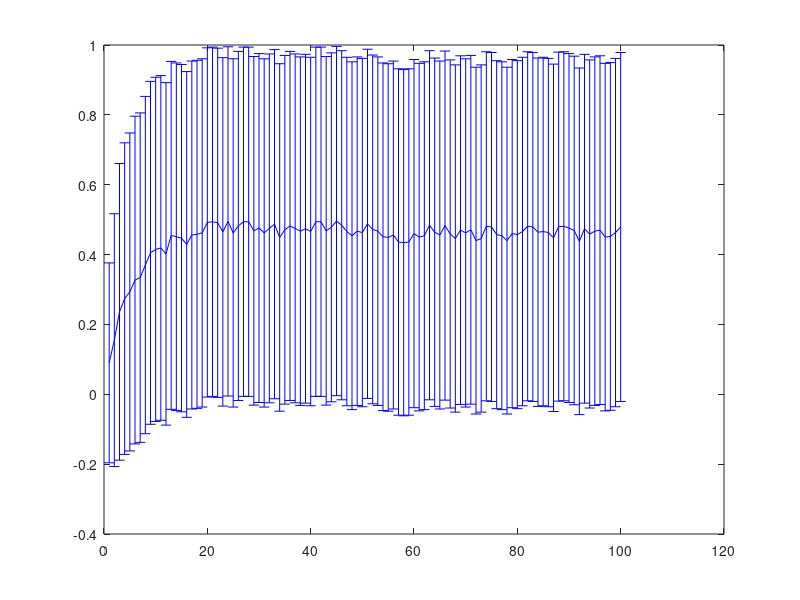

Write the MATLAB code that produced this figure.
% %clc
% clear all;
% load testIncS1BadN.mat
% rew1 = rewNorm30H{100};
% clear rewNorm30H

clear all;
load testIncSH2Reward10.mat
rew1 = rewNorm30H{100};
clear rewNorm30H

m = mean(rew1,1);
s = std(rew1,1);

figure
errorbar(m,s,'b');
mean(m)
% 
% load testIncS2BadN.mat
% rew2 = rewNorm30H{100};
% clear rewNorm30H
% 
% load testIncS5BadN.mat
% rew5 = rewNorm30H{100};
% clear rewNorm30H
% 
% load testIncSN.mat
% rewN = rewNorm30H{100};
% clear rewNorm30H
% 
% load testIncS7BadN.mat
% rew7 = rewNorm30H{100};
% clear rewNorm30H
% 
% load testIncS9BadN.mat
% rew9 = rewNorm30H{100};
% clear rewNorm30H
% 
% load testIncSChangeReward.mat
% rewC = rewNorm30H{100};
% clear rewNorm30H
% 
% for i = 100
%     
%     %rewI = rewLO30H{i};
%     %rewN = rewNorm30H{i};
%     %rewRo = rewRotate30H{i};
%     %rewRa = rewRandom30H{i};
%     
      
%     m1 = mean(rew1,1);
%     s1 = std(rew1,1);
%     
%     m2 = mean(rew2,1);
%     s2 = std(rew2,1);
%     
%     mN = mean(rewN,1);
%     sN = std(rewN,1);
%     
%     m5 = mean(rew5,1);
%     s5 = std(rew5,1);
%     
%     m7 = mean(rew7,1);
%     s7 = std(rew7,1);
%    
%     m9 = mean(rew9,1);
%     s9 = std(rew9,1);
%    
%     mC = mean(rewC,1);
%     sC = std(rewC,1);
%     
%     %mN = mean(rewN,1)
%     %sN = std(rewN,1)
% 
%     %mRo = mean(rewRo,1)
%     %sRo = std(rewRo,1)
%     
%     %mRa = mean(rewRa,1)
%     %sRa = std(rewRa,1)
%     figure;
%     %errorbar(mN,sN,'bo-');
%     hold on
%     errorbar(m1,s1,'ro-');
%     hold on
%     errorbar(m2,s2,'bo-');
%     hold on 
%     errorbar(mN,sN,'co-');
%     hold on
%     errorbar(m5,s5,'yo-');
%     hold on
%     errorbar(m7,s7,'go-');
%     hold on
%     errorbar(m9,s9,'mo-');
%     hold on
%     errorbar(mC,sC,'ko-');
%     
%     mean(m1)
%     mean(m2)
%     mean(mN)
%     mean(m5)
%     mean(m7)
%     mean(m9)
%     mean(mC)
%     %errorbar(mRo,sRo,'go-');
%     %errorbar(mRa,sRa,'co-');
%     
%     %pause
% end
%     